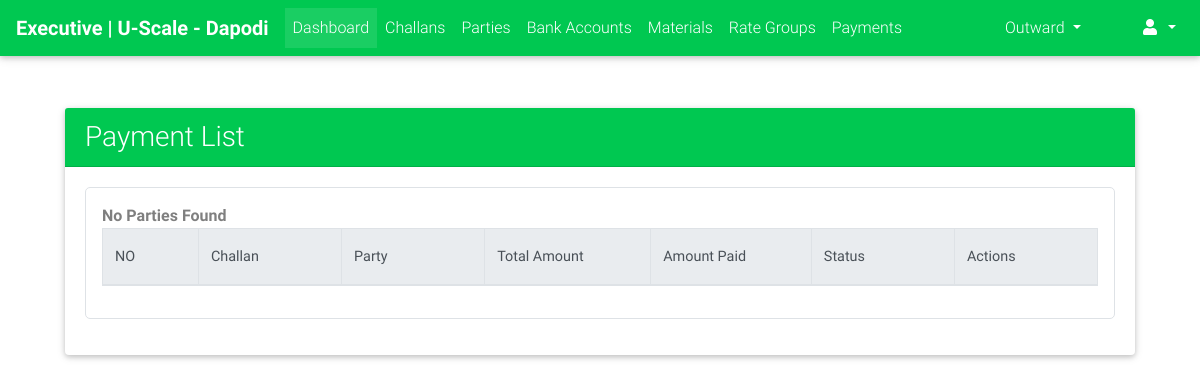
Page /cms_admin/payments/list/ (signed in) on the earlier database version.
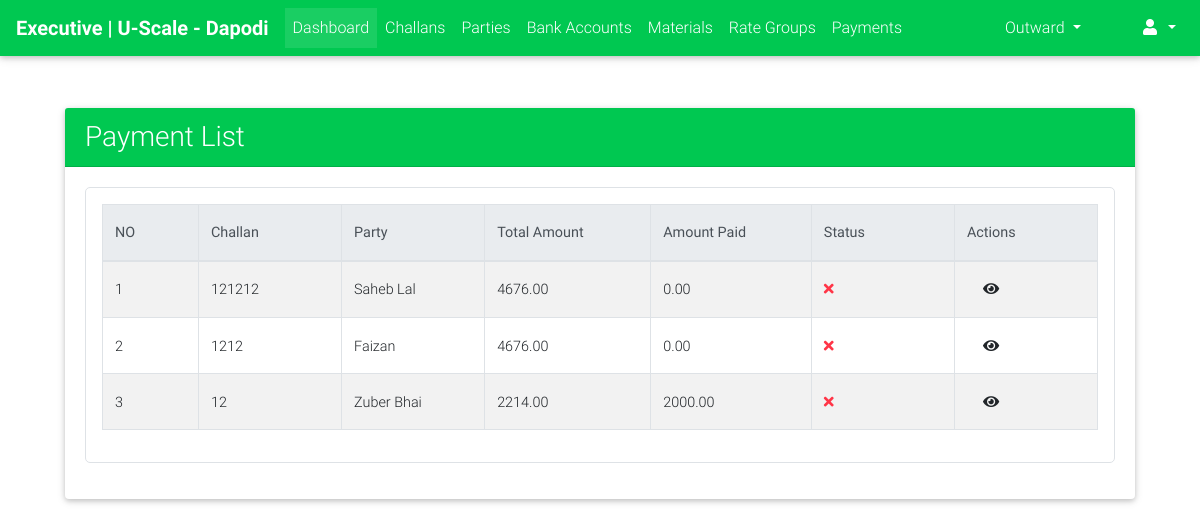
Same page on the later database version.
### payments/models.py (models this page shows, shortened)
class Payment(models.Model):
    PAYMENT_MODE_CHOICES = (("DP", "Direct Payment"), ("AL", "Account Less"))
    PAYMENT_STATUS_CHOICES = (("PN", "Pending"), ("DN", "Done"))
    challan = models.OneToOneField("challans.Challan", on_delete=models.CASCADE)
    payment_mode = models.CharField(max_length=2, choices=PAYMENT_MODE_CHOICES, blank=True, null=True)
    status = models.CharField(max_length=2, choices=PAYMENT_STATUS_CHOICES, default="PN")
    payed_amount = models.DecimalField(max_digits=9, decimal_places=2, default=0.00)
    amount = models.DecimalField(max_digits=9, decimal_places=2, null=True, blank=True)
    payed_on = models.DateTimeField(blank=True, null=True)
    image = models.ImageField(upload_to="payments/", blank=True, null=True)
    extra_info = models.TextField(blank=True)
    created_on = models.DateTimeField(auto_now_add=True)
    @property
    def get_absolute_url(self):
        return reverse_lazy("payments:detail", kwargs={"id": self.id})

### challans/models.py (models this page shows, shortened)
class Challan(models.Model):
    STATUS_CHOICES = (("PN", "Pending"), ("DN", "Done"))
    created_by = models.ForeignKey(User, on_delete=models.PROTECT)
    party = models.ForeignKey("parties.Party", on_delete=models.CASCADE)
    challan_no = models.PositiveIntegerField(blank=True, null=True)
    vehicle_details = models.CharField(max_length=128, blank=True, null=True)
    weights_amount = models.DecimalField(max_digits=9, decimal_places=2, default=decimal.Decimal(0.00))
    extra_charges = models.DecimalField(verbose_name="Kata Charges", max_digits=9, decimal_places=2,
                                        default=decimal.Decimal(0.00), validators=[MinValueValidator(limit_value=0), MaxValueValidator(limit_value=100)])
    round_amount = models.DecimalField(max_digits=4, decimal_places=2, default=decimal.Decimal(0.00), validators=[MinValueValidator(limit_value=-10), MaxValueValidator(limit_value=10)])
    total_amount = models.DecimalField(max_digits=9, decimal_places=2, default=decimal.Decimal(0.00), validators=[MinValueValidator(limit_value=0)])
    image = models.ImageField(upload_to="payments/", blank=True, null=True)
    extra_info = models.TextField(blank=True)
    created_on = models.DateTimeField(auto_now_add=True, editable=True)
    updated_on = models.DateTimeField(auto_now=True, editable=True)
    is_entries_done = models.BooleanField(default=False)
    is_reports_done = models.BooleanField(default=False)
    is_rates_assigned = models.BooleanField(default=False)
    is_payed = models.BooleanField(default=False)
    status = models.CharField(max_length=2, choices=STATUS_CHOICES, default="PN")

### parties/models.py (models this page shows, shortened)
class Party(models.Model):
    RATE_TYPE_CHOICES = (("GR", "Group Rate"), ("IR", "Individual Rate"))
    rate_type = models.CharField(max_length=2, choices=RATE_TYPE_CHOICES)
    rate_group = models.ForeignKey("rates.RateGroup", on_delete=models.PROTECT, blank=True, null=True)
    name = models.CharField(max_length=128)
    party_code = models.CharField(max_length=32, blank=True)
    address = models.TextField(blank=True)
    phone = models.CharField(max_length=13)
    whatsapp = models.CharField(max_length=13, blank=True)
    email = models.EmailField(blank=True, null=True)
    extra_info = models.TextField(blank=True)
    is_wallet_party = models.BooleanField(default=False)
    is_active = models.BooleanField(default=True)
    def __str__(self):
        return self.name
    class Meta:
        verbose_name = "Party"
        verbose_name_plural = "Parties"

### cms_admin/views.py (the view)
class PaymentListView(LoginRequiredMixin, ListView):
    model = Payment
    template_name = "cms_admin/payments/list.html"
    context_object_name = "payments"
    ordering = "-id"

### cms_admin/templates/cms_admin/payments/list.html (shortened to what this page needs)
{% extends "cms_admin/base.html" %}
{% load crispy_forms_tags %}
{% load static %}
{% block custom_links %}
    <link href="{% static "css/addons/datatables.min.css" %}" rel="stylesheet">
    <link href="{% static "css/addons/datatables-select.min.css" %}" rel="stylesheet">
{% endblock %}
{% block content %}
    <br><br>
    <div class="col-lg-11 m-auto">
        <div class="card">
            <div class="card-header bg-success text-white">
                <h3 class="m-auto">Payment List</h3>
            </div>
            <div class="card-body">
                 <div class="table p-3 border" style="border-radius: 5px">
                     <table id="dt-basic-checkbox" class="table table-striped table-bordered" cellspacing="0" width="100%">
                         <thead class="thead-light">
                            <th class="th-sm" style="width: 30px">NO</th>
                            <th class="th-sm">Challan</th>
                            <th class="th-sm">Party</th>
                            <th class="th-sm">Total Amount</th>
                            <th class="th-sm">Amount Paid</th>
                            <th class="th-sm">Status</th>
                            <th class="th-sm">Actions</th>
                         </thead>
                         <tbody>
                             {% if payments %}
                                 {% for payment in payments %}
                                     <tr>
                                        <td>{{ forloop.counter }}</td>
                                         <td><a href="{{ payment.get_absolute_url }}">{{ payment.challan.challan_no }}</a></td>
                                        <td>{{ payment.challan.party }}</td>
                                        <td>{{ payment.amount }}</td>
                                        <td>{{ payment.payed_amount }}</td>
                                        <td>
                                            {% if payment.status == "DN" %}
                                                <i class="fa fa-check text-success"></i>
                                            {% else %}
                                                <i class="fa fa-times text-danger"></i>
                                            {% endif %}
                                        </td>
                                        <td class="m-auto">
                                            <a class="m-3" href="{{ payment.get_absolute_url }}"><i class="fa fa-eye"></i></a>
                                        </td>
                                     </tr>
                                 {% endfor %}
                             {% else %}
                                 <span class="text-black-50 font-weight-bold">No Parties Found</span>
                             {% endif %}
                         </tbody>
                    </table>
                 </div>
            </div>
        </div>
    </div>
{% endblock %}

### cms_admin/templates/cms_admin/base.html (shortened to what this page needs)
{% load static %}
<!DOCTYPE html>
<html lang="en">
<head>
    <link rel="stylesheet" href="https://use.fontawesome.com/releases/v5.8.2/css/all.css">
    <link href="{% static "css/bootstrap.min.css" %}" rel=  "stylesheet">
    <link href="{% static "css/mdb.min.css" %}" rel="stylesheet">
    <link href="{% static "css/style.css" %}" rel="stylesheet">
    {% block custom_links %}
    {% endblock %}
</head>
<body style="">
    {% if user.is_authenticated %}
        {% include "cms_admin/header.html" %}
    {% endif %}
    {% block content %}
    {% endblock %}
</body>
</html>

### cms_admin/templates/cms_admin/header.html (shortened to what this page needs)
{% load static  %}
<nav class="mb-1 navbar navbar-expand-lg navbar-dark success-color">
  <a class="navbar-brand font-weight-bold" href="#">Executive | U-Scale - Dapodi</a>
  <div class="collapse navbar-collapse" id="navbarSupportedContent-333">
    <ul class="navbar-nav mr-auto">
      <li class="nav-item active">
        <a class="nav-link" href="{% url "portal:home" %}">Dashboard
        </a>
      </li>
      <li class="nav-item">
        <a class="nav-link" href="{% url "challans:list" %}">Challans</a>
      </li>
      <li class="nav-item">
        <a class="nav-link" href="{% url "parties:list" %}">Parties</a>
      </li>
      <li class="nav-item">
        <a class="nav-link" href="{% url "bank_accounts:list" %}">Bank Accounts</a>
      </li>
      <li class="nav-item">
        <a class="nav-link" href="{% url "materials:list" %}">Materials</a>
      </li>
      <li class="nav-item">
        <a class="nav-link" href="{% url "rates:rate_group_list" %}">Rate Groups</a>
      </li>
      <li class="nav-item">
        <a class="nav-link" href="{% url "cms_admin:payments_list" %}">Payments</a>
      </li>
    </ul>
    <ul class="navbar-nav ml-auto nav-flex-icons">
      <li class="nav-item dropdown">
        <a class="nav-link dropdown-toggle" id="navbarDropdownMenuLink-333" data-toggle="dropdown"
          aria-haspopup="true" aria-expanded="false">
            Outward
        </a>
      </li>
    </ul>
    <ul class="navbar-nav ml-auto nav-flex-icons">
      <li class="nav-item dropdown">
        <a class="nav-link dropdown-toggle" id="navbarDropdownMenuLink-333" data-toggle="dropdown"
          aria-haspopup="true" aria-expanded="false">
          <i class="fas fa-user"></i>
        </a>
      </li>
    </ul>
  </div>
</nav>

Differences in the rows shown:
added Payment: challan.challan_no "121212", challan.party "Saheb Lal", amount "4676.00", payed_amount "0.00", status "PN" (drawn)
added Payment: challan.challan_no "1212", challan.party "Faizan", amount "4676.00", payed_amount "0.00", status "PN" (drawn)
added Payment: challan.challan_no "12", challan.party "Zuber Bhai", amount "2214.00", payed_amount "2000.00", status "PN" (drawn)
Other differences:
text no longer shown: "No Parties Found"
